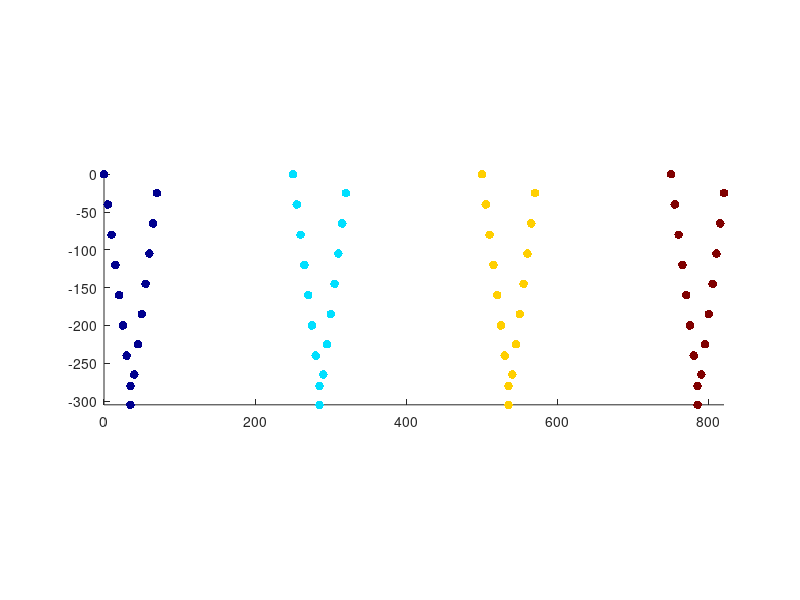

Here is the MATLAB script that generated this plot:
%  create a channel map file

Nchannels = 64;
connected = true(Nchannels, 1);
chanMap   = 1:Nchannels;
chanMap0ind = chanMap - 1;
Nshanks = 4;

 ycoords = [0,-25,-40,-65,...% shank A
    -80, -105, -120, -145,...
    -160,-185,-200,-225,...
    -240,-265,-280,-305,...
    0,-25,-40,-65,... % shank B
    -80, -105, -120, -145,...
    -160,-185,-200,-225,...
    -240,-265,-280,-305,...
    0,-25,-40,-65,... % shank C
    -80, -105, -120, -145,...
    -160,-185,-200,-225,...
    -240,-265,-280,-305,...
    0,-25,-40,-65,... % shank D
    -80, -105, -120, -145,...
    -160,-185,-200,-225,...
    -240,-265,-280,-305]';

xcoords=[0,70,5,65,...% shank A
    10,60,15,55,...
    20,50,25,45,...
    30,40,35,35,...
    0+250,70+250,5+250,65+250,... % shank B
    10+250,60+250,15+250,55+250,...
    20+250,50+250,25+250,45+250,...
    30+250,40+250,35+250,35+250,...
    0+500,70+500,5+500,65+500,... % shank C
    10+500,60+500,15+500,55+500,...
    20+500,50+500,25+500,45+500,...
    30+500,40+500,35+500,35+500,...
    0+750,70+750,5+750,65+750,... % shank D
    10+750,60+750,15+750,55+750,...
    20+750,50+750,25+750,45+750,...
    30+750,40+750,35+750,35+750]';

kcoords=(reshape(repmat(1:Nshanks, 16, 1), Nchannels, 1));

figure;scatter(xcoords,ycoords,40,kcoords,'filled');colormap jet
axis image

fs = 30000; % sampling frequency
save('D:\Users\BClarkLab\ephys_tools\external_packages\Kilosort2\configFiles\assy_156_E1_64.mat', ...
    'chanMap','connected', 'xcoords', 'ycoords', 'kcoords', 'chanMap0ind', 'fs')

%%

% kcoords is used to forcefully restrict templates to channels in the same
% channel group. An option can be set in the master_file to allow a fraction 
% of all templates to span more channel groups, so that they can capture shared 
% noise across all channels. This option is

% ops.criterionNoiseChannels = 0.2; 

% if this number is less than 1, it will be treated as a fraction of the total number of clusters

% if this number is larger than 1, it will be treated as the "effective
% number" of channel groups at which to set the threshold. So if a template
% occupies more than this many channel groups, it will not be restricted to
% a single channel group. 